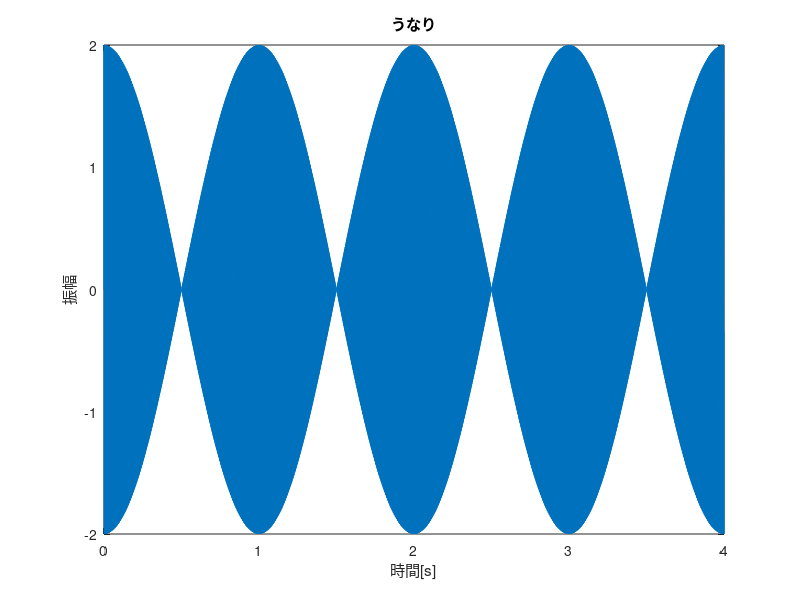

Recreate this plot in MATLAB.
close all;
clear;

Fs=16000;           % sampling rate = 16KHz
f1=440;
f2=441;             

t=([0:Fs*4-1]/Fs);  % 4sec for time

func1=sin(2*pi*f1*t);  % sin wave at 440Hz
func2=sin(2*pi*f2*t);  % sin wave at 441Hz
func3=func1+func2;           % func3 = func1+func2

% plots from here
plot(t,func3);         % 440Hz + 441Hz sin wave
axis([0 4 -2 2]);   
xlabel('時間[s]');
ylabel('振幅');
title('うなり');

soundsc(func3,Fs);